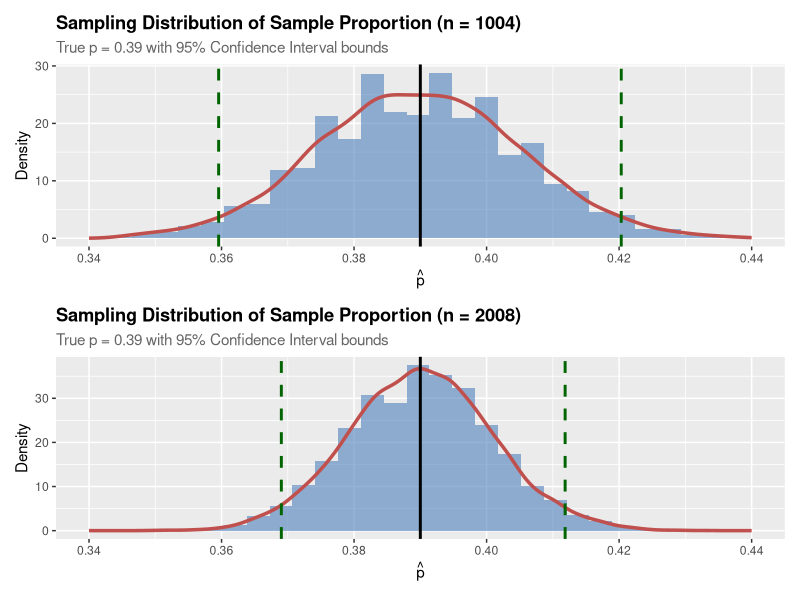
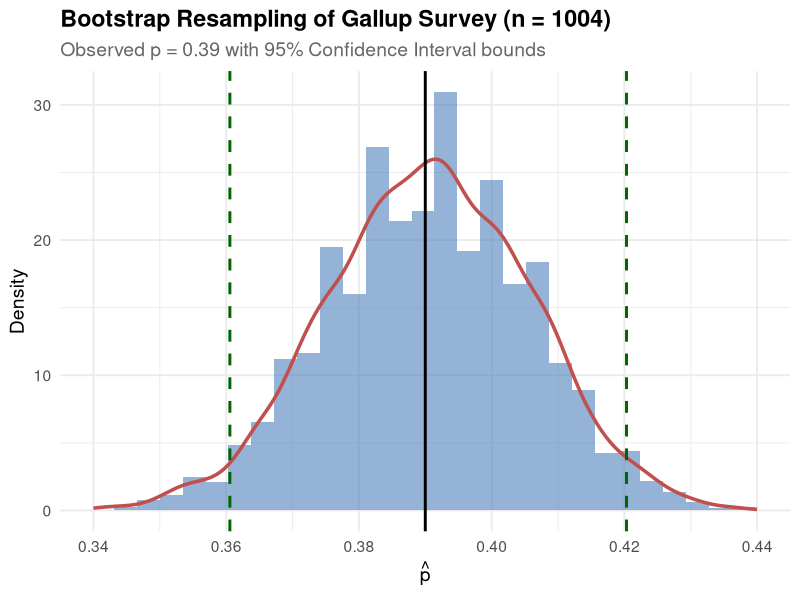
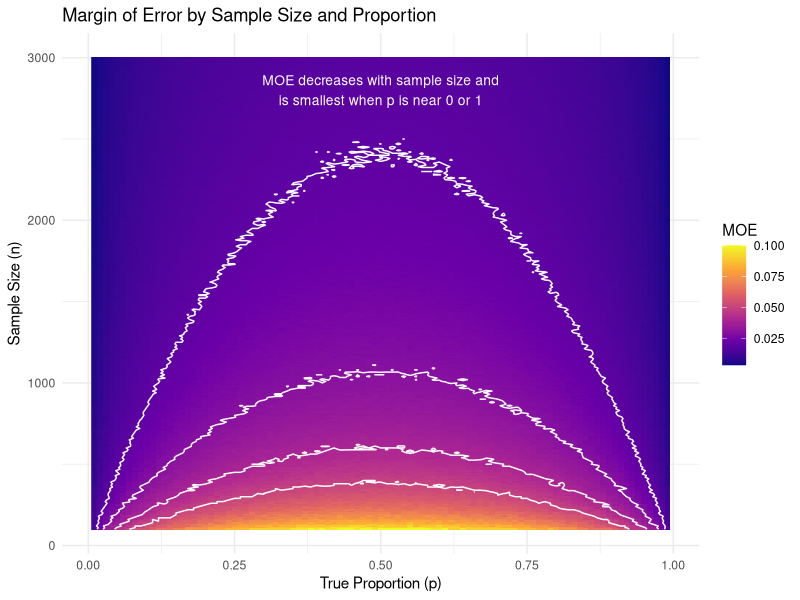
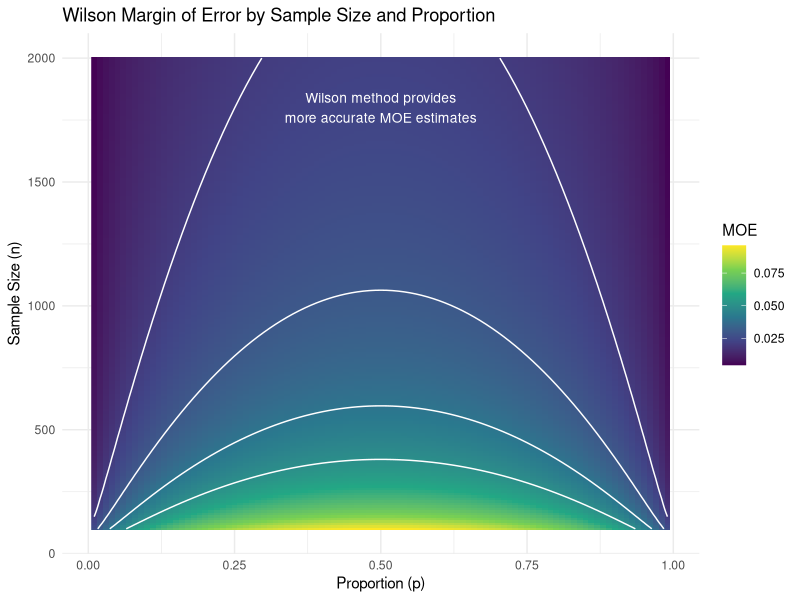

The R script that drew these images, in order:
#######################################################################
#Lab 10
#Jake Schneider
#######################################################################
library(tidyverse)
library(patchwork)
library(ggplot2)
library(scales)
library(xtable)

##################################################
#Task 1
#################################################
################
#sample size 10000
poll.size <- 1004
poll.probability <- 0.39 #true prob that someone is satisfied with position of US
poll.generation <- 10000

simulation1.poll.dat <- tibble(
  prop = rbinom(poll.generation, poll.size, poll.probability) / poll.size 
)

ci1 <- quantile(simulation1.poll.dat$prop, probs = c(0.025, 0.975))
moe1 <- (ci1[2] - ci1[1]) / 2



sim.1.plot <- ggplot(simulation1.poll.dat, aes(x = prop)) +
  geom_histogram(aes(y = after_stat(density)), bins = 30, fill = "#4F81BD", alpha = 0.6) +
  geom_density(color = "#C0504D", linewidth = 1.2) +
  
  # CI bounds
  geom_vline(xintercept = ci1[1], color = "darkgreen", linetype = "dashed", linewidth = 1) +
  geom_vline(xintercept = ci1[2], color = "darkgreen", linetype = "dashed", linewidth = 1) +
  
  # True p
  geom_vline(xintercept = 0.39, color = "black", linetype = "solid", linewidth = 1) +
  
  # Labels and styling
  labs(
    title = "Sampling Distribution of Sample Proportion (n = 1004)",
    subtitle = "True p = 0.39 with 95% Confidence Interval bounds",
    x = expression(hat(p)),
    y = "Density"
  ) +
  scale_x_continuous(limits = c(0.34, 0.44), breaks = seq(0.3, 0.5, by = 0.02)) +
  theme(
    plot.title = element_text(face = "bold"),
    plot.subtitle = element_text(color = "gray40")
  )


################
#poll size is 2008
poll.size <- 2008
poll.probability <- 0.39
poll.generation <- 10000

simulation1.poll.dat <- tibble(
  prop = rbinom(poll.generation, poll.size, poll.probability) / poll.size )

ci2 <- quantile(simulation1.poll.dat$prop, probs = c(0.025, 0.975))
moe2 <- (ci2[2] - ci2[1]) / 2


# Plot
sim.2.plot <- ggplot(simulation1.poll.dat, aes(x = prop)) +
  geom_histogram(aes(y = after_stat(density)), bins = 30, fill = "#4F81BD", alpha = 0.6) +
  geom_density(color = "#C0504D", linewidth = 1.2) +
  
  # CI bounds
  geom_vline(xintercept = ci2[1], color = "darkgreen", linetype = "dashed", linewidth = 1) +
  geom_vline(xintercept = ci2[2], color = "darkgreen", linetype = "dashed", linewidth = 1) +
  
  # True p
  geom_vline(xintercept = 0.39, color = "black", linetype = "solid", linewidth = 1) +
  
  # Labels and styling
  labs(
    title = "Sampling Distribution of Sample Proportion (n = 2008)",
    subtitle = "True p = 0.39 with 95% Confidence Interval bounds",
    x = expression(hat(p)),
    y = "Density"
  ) +
  scale_x_continuous(limits = c(0.34, 0.44), breaks = seq(0.3, 0.5, by = 0.02)) +
  theme(
    plot.title = element_text(face = "bold"),
    plot.subtitle = element_text(color = "gray40")
  )

basic.sim.plots <- (sim.1.plot / sim.2.plot)

ggsave("basic.sim.plots.pdf", plot = basic.sim.plots, width = 7, height = 6)

###############################
#results for the 2 basic simulations
results.table <- bind_rows(
  tibble(
    `Sample Size` = 1004,
    `Statistic` = c("True Proportion (p)", "95% CI Lower Bound", "95% CI Upper Bound", "Estimated Margin of Error"),
    `Value` = round(c(0.39, ci1[1], ci1[2], moe1), 4)
  ),
  tibble(
    `Sample Size` = 2008,
    `Statistic` = c("True Proportion (p)", "95% CI Lower Bound", "95% CI Upper Bound", "Estimated Margin of Error"),
    `Value` = round(c(0.39, ci2[1], ci2[2], moe2), 4)
  )
)

results.table <- results.table |>
  pivot_wider(names_from = `Sample Size`, values_from = Value)|>
  rename( `n=1004` = `1004`  , `n=2008` = `2008`)
  




##################################################
#Task 2
#################################################
gallup.survery <- tibble(
  reponse = c(
    rep("satisfied", 392),
    rep("dissatisfied", 592),
    rep("no.opinion", 20)
  )
)

R <- 5000
resamples <- tibble(p.hat = numeric(R))

for( i in 1:R){
  # Take a resample
  curr.resample <- sample(x = gallup.survery$reponse,
                          size = nrow(gallup.survery),
                          replace = T)
  # compute the stat on the resample
  resamples$p.hat[i] <- mean(curr.resample == "satisfied")
}

ci3 <- quantile(resamples$p.hat, probs = c(0.025, 0.975))
moe3 <- (ci3[2] - ci3[1]) / 2


# Create result table
results.table.resample <- tibble(
  `Statistic` = c("Resampled Proportion (p̂)", "95% CI Lower Bound", "95% CI Upper Bound", "Estimated Margin of Error"),
  `Value` = round(c(mean(resamples$p.hat), ci3[1], ci3[2], moe3), 4)
)


# Plot
resample.plot <- ggplot(resamples, aes(x = p.hat)) + 
  geom_histogram(aes(y = after_stat(density)), bins = 30, fill = "#4F81BD", alpha = 0.6) +
  geom_density(color = "#C0504D", linewidth = 1.2) +
  
  # CI bounds
  geom_vline(xintercept = ci3[1], color = "darkgreen", linetype = "dashed", linewidth = 1) +
  geom_vline(xintercept = ci3[2], color = "darkgreen", linetype = "dashed", linewidth = 1) +
  
  # True p
  geom_vline(xintercept = 0.39, color = "black", linetype = "solid", linewidth = 1) +
  
  labs(
    title = "Bootstrap Resampling of Gallup Survey (n = 1004)",
    subtitle = "Observed p = 0.39 with 95% Confidence Interval bounds",
    x = expression(hat(p)),
    y = "Density"
  ) +
  scale_x_continuous(limits = c(0.34, 0.44), breaks = seq(0.3, 0.5, by = 0.02)) +

  theme_minimal(base_size = 14) +
  theme(
    plot.title = element_text(face = "bold"),
    plot.subtitle = element_text(color = "gray40")
  )

ggsave("resample.plot.pdf", plot = resample.plot, width = 8, height = 5)


##################################################
#Task 3
#################################################
n.values <- seq(100,3000, 10)
p.values <- seq(.01,.99, .01)
simulation.size <- 10000

sim.grid <- expand_grid(n = n.values, p = p.values)

n.p.sim.results <- sim.grid |>
  rowwise() |>
  mutate(
    moe = {
      props <- rbinom(simulation.size, size = n, prob = p) / n
      ci <- quantile(props, probs = c(0.025, 0.975))
      (ci[2] - ci[1]) / 2
    }
  ) |>
  ungroup()



moe.heatmap <- ggplot(n.p.sim.results, aes(x = n, y = p, fill = moe)) +
  geom_raster() +
  scale_fill_viridis_c(option = "plasma", name = "Margin of Error") +
  labs(
    title = "Simulation-Based Margin of Error by n and p",
    x = "Sample Size (n)",
    y = "True Proportion (p)"
  ) +
  theme_minimal()


moe.heatmap.advanced <- ggplot(n.p.sim.results, aes(x = p, y = n, fill = moe)) +
  geom_raster() +
  scale_fill_viridis_c(option = "plasma") +
  labs(title = "Margin of Error by Sample Size and Proportion",
       x = "True Proportion (p)",
       y = "Sample Size (n)",
       fill = "MOE") +
  theme_minimal() +
  # Add contour lines for specific MOE values
  geom_contour(aes(z = moe), breaks = c(0.02, 0.03, 0.04, 0.05), color = "white") +
  # Add text annotation
  annotate("text", x = 0.5, y = 2800, 
           label = "MOE decreases with sample size and\nis smallest when p is near 0 or 1", 
           color = "white", size = 3.5)

ggsave("moe.heatmap.pdf", plot = moe.heatmap.advanced, width = 6, height = 6)


##################################################
#Task 4
#################################################
#wilson moe
wilson.margin <- function(n, p, z = 1.96) {
  numerator <- z * sqrt((p * (1 - p) + z^2/(4*n))/n)
  denominator <- 1 + z^2/n
  return(numerator / denominator)
}

wilson.n.values <- seq(100,2000, 10)
wilson.p.values <- seq(.01,.99, .01)

wilson.sim.grid <- expand_grid(n = wilson.n.values, p = wilson.p.values)

#wilson moe for all of our combos 
wilson.results <- wilson.sim.grid |>
  rowwise() |>
  mutate(
    moe = wilson.margin(n, p)
  ) |>
  ungroup()


wilson.heatmap.advanced <- ggplot(wilson.results, aes(x = p, y = n, fill = moe)) +
  geom_raster() +
  scale_fill_viridis_c(option = "viridis") +
  labs(title = "Wilson Margin of Error by Sample Size and Proportion",
       x = "Proportion (p)",
       y = "Sample Size (n)",
       fill = "MOE") +
  theme_minimal() +
  geom_contour(aes(z = moe), breaks = c(0.02, 0.03, 0.04, 0.05), color = "white") +
  annotate("text", x = 0.5, y = 1800, 
           label = "Wilson method provides\nmore accurate MOE estimates", 
           color = "white", size = 3.5)

ggsave("wilson.heatmap.pdf", plot = wilson.heatmap.advanced, width = 6, height = 6)


results.comparison <- tibble(
  Method = c("Simulation (n=1004)", "Simulation (n=2008)", "Bootstrap (n=1004)", "Wilson (n=1004, p=0.39)"),
  MOE = c(
    moe1,
    moe2,
    moe3,
    wilson.margin(1004, 0.39)
  )
)

moe.sim.1000 <- n.p.sim.results |>
  filter(n == 1000, p == 0.39) |>
  pull(moe)

# Wilson MOE at same values
moe.wilson.1000 <- wilson.margin(1000, 0.39)

# Create formatted comparison table
results.comparison <- tibble(
  Method = c("Simulation (n = 1000, p = 0.39)", "Wilson (n = 1000, p = 0.39)"),
  MOE = c(moe.sim.1000, moe.wilson.1000)
) |>
  mutate(MOE = round(MOE, 6))






# Get MOE from simulation at n = 2000, p = 0.39
moe.sim.2000 <- n.p.sim.results |>
  filter(n == 2000, p == 0.39) |>
  pull(moe)

# Wilson MOE at same values
moe.wilson.2000 <- wilson.margin(2000, 0.39)

# Create formatted comparison table
results.comparison <- tibble(
  Method = c(
    "Simulation (n = 2000, p = 0.39)",
    "Wilson (n = 2000, p = 0.39)"
  ),
  MOE = c(moe.sim.2000, moe.wilson.2000)
) |>
  mutate(MOE = round(MOE, 6))


